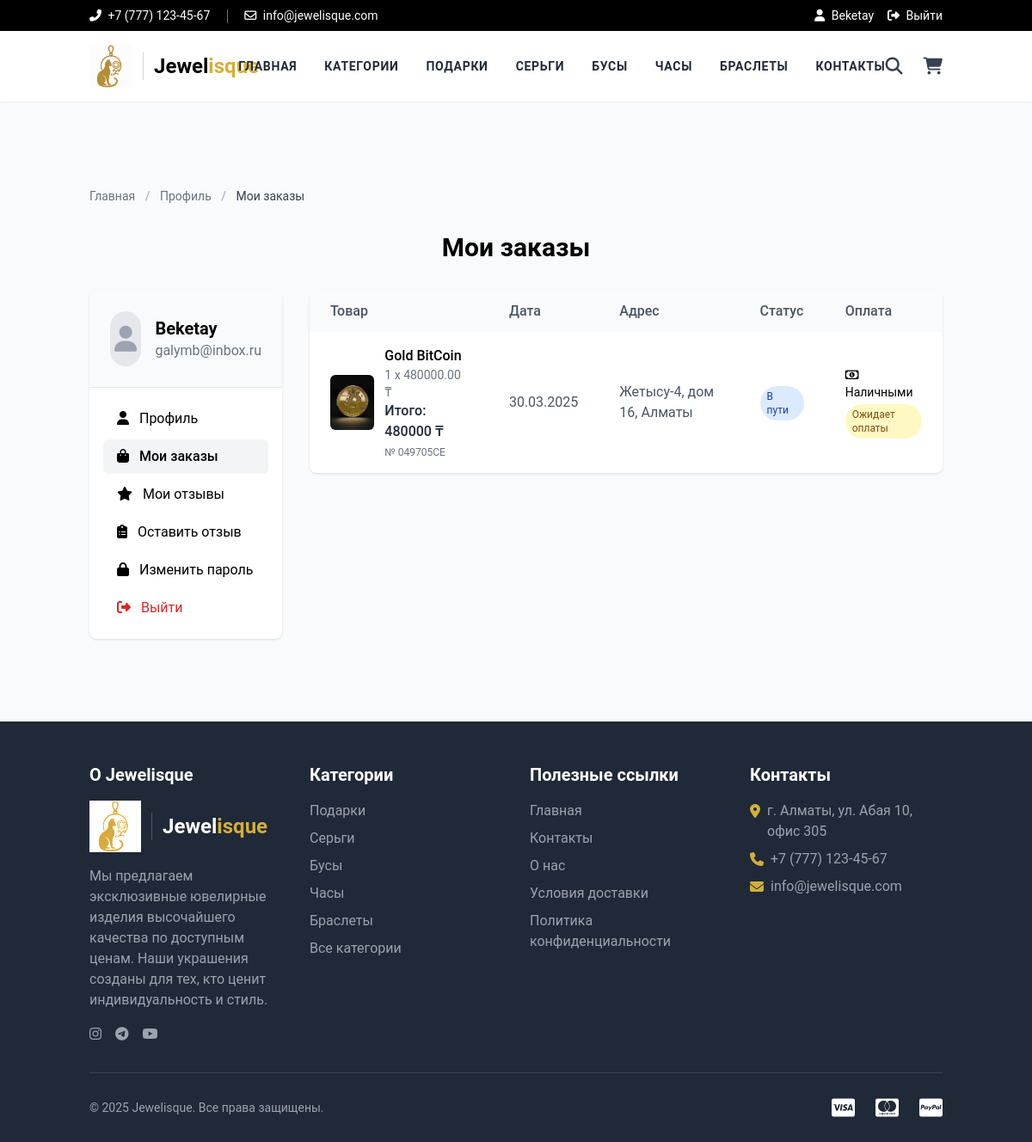
The app's page /orders/ (signed in), older data.
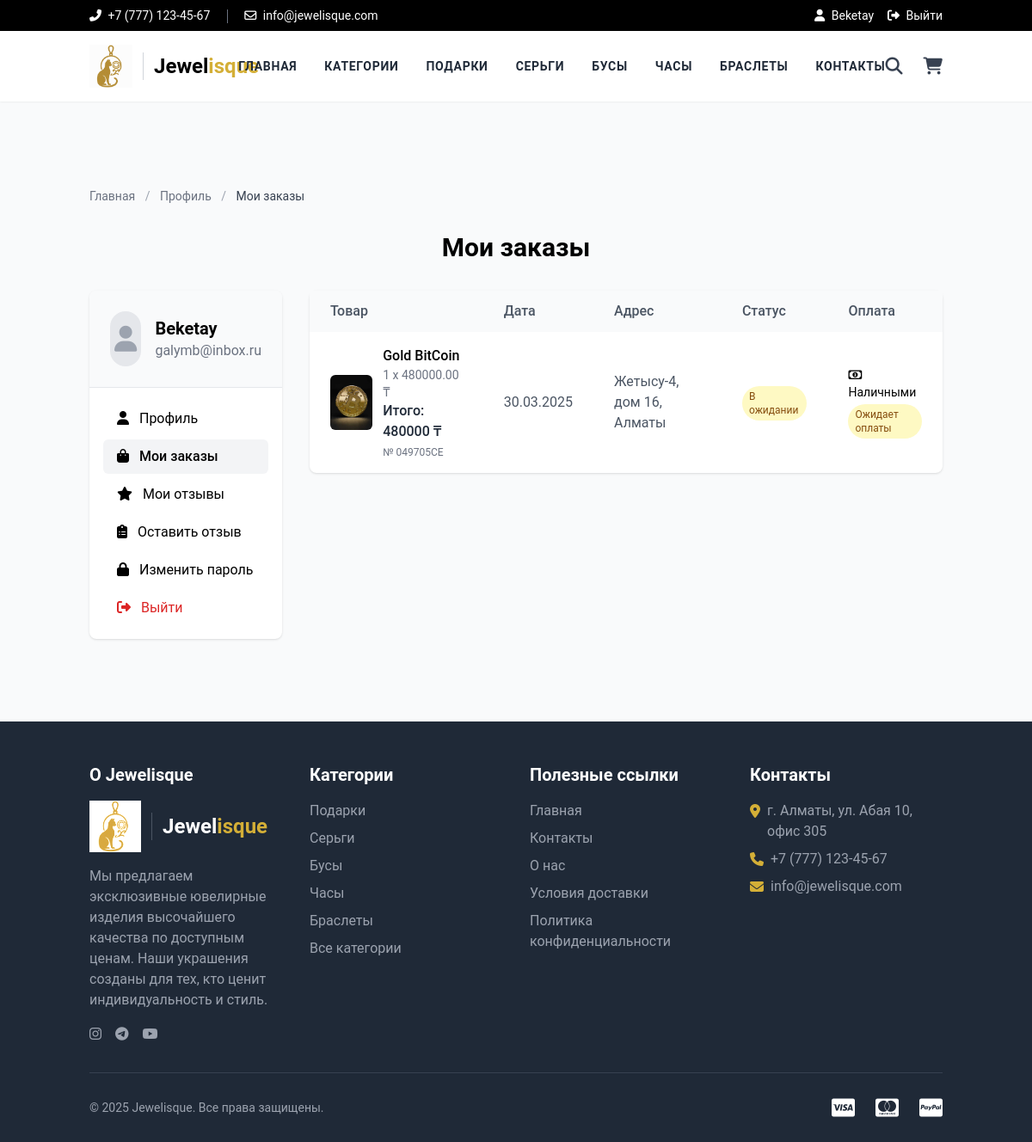
The same page, newer data.
### store/models.py (models this page shows, shortened)
class Order(models.Model):
    user = models.ForeignKey(User, verbose_name="Пользователь", on_delete=models.CASCADE, db_index=True)
    address = models.ForeignKey(Address, verbose_name="Адрес доставки", on_delete=models.CASCADE, db_index=True)
    product = models.ForeignKey(Product, verbose_name="Товар", on_delete=models.CASCADE, db_index=True)
    quantity = models.PositiveIntegerField(verbose_name="Количество")
    ordered_date = models.DateTimeField(auto_now_add=True, verbose_name="Дата заказа")
    status = models.CharField(
        choices=STATUS_CHOICES,
        max_length=50,
        default="Pending",
        verbose_name="Статус"
    )
    payment_method = models.CharField(
        choices=PAYMENT_METHOD_CHOICES,
        max_length=20,
        default="cash",
        verbose_name="Способ оплаты"
    )
    payment_status = models.CharField(
        choices=PAYMENT_STATUS_CHOICES,
        max_length=20,
        default="pending",
        verbose_name="Статус оплаты"
    )
    order_number = models.CharField(max_length=20, blank=True, null=True, verbose_name="Номер заказа", unique=True)
    class Meta:
        indexes = [
            models.Index(fields=['user']),
            models.Index(fields=['address']),
            models.Index(fields=['product']),
            models.Index(fields=['status']),
            models.Index(fields=['payment_status']),
            models.Index(fields=['order_number']),
        ]

class Product(models.Model):
    title = models.CharField(max_length=150, verbose_name="Название товара")
    slug = models.SlugField(max_length=160, verbose_name="URL товара", unique=True)
    sku = models.CharField(max_length=255, unique=True, verbose_name="Уникальный ID товара (SKU)")
    short_description = models.TextField(verbose_name="Краткое описание")
    detail_description = models.TextField(blank=True, null=True, verbose_name="Подробное описание")
    product_image = models.ImageField(upload_to='product', blank=True, null=True, verbose_name="Изображение товара")
    price = models.DecimalField(max_digits=8, decimal_places=2, verbose_name="Цена")
    category = models.ForeignKey(Category, verbose_name="Категория товара", on_delete=models.CASCADE, db_index=True)
    is_active = models.BooleanField(verbose_name="Активен?", default=True)
    is_featured = models.BooleanField(verbose_name="Рекомендуемый?", default=False)
    created_at = models.DateTimeField(auto_now_add=True, verbose_name="Дата создания")
    updated_at = models.DateTimeField(auto_now=True, verbose_name="Дата обновления")
    class Meta:
        verbose_name_plural = 'Товары'
        ordering = ('-created_at',)
        indexes = [
            models.Index(fields=['slug']),
            models.Index(fields=['sku']),
            models.Index(fields=['category']),
            models.Index(fields=['is_active']),
            models.Index(fields=['is_featured']),
            models.Index(fields=['price']),
        ]

class Address(models.Model):
    user = models.ForeignKey(User, verbose_name="Пользователь", on_delete=models.CASCADE, db_index=True)
    locality = models.CharField(max_length=150, verbose_name="Ближайшее местоположение")
    city = models.CharField(max_length=150, verbose_name="Город")
    state = models.CharField(max_length=150, verbose_name="Область")
    class Meta:
        indexes = [
            models.Index(fields=['user']),
        ]

### store/views.py (the view)
# urls.py: path('orders/', views.orders, name="orders"),
@login_required
def orders(request):
    if request.user.is_superuser:
        return redirect('store:admin-orders')
    orders = Order.objects.filter(user=request.user)
    payment_success = request.session.pop('payment_success', False)
    payment_id = request.session.pop('payment_id', None)
    order_id = request.session.pop('order_id', None)
    if payment_success:
        messages.success(
            request,
            f"Платеж успешно обработан! Номер заказа: {order_id}, ID платежа: {payment_id}"
        )
    return render(request, 'store/orders.html', {'orders': orders})

### store/context_preprocessors.py (called while the page is built)
def store_menu(request):
    categories = Category.objects.filter(is_active=True)[:5]  # Ограничиваем до 5 категорий для меню
    return {'menu_categories': categories}

def cart_menu(request):
    if request.user.is_authenticated:
        cart_count = Cart.objects.filter(user=request.user).count()
        return {'cart_count': cart_count}
    return {'cart_count': 0}

### store/templatetags/store_tags.py (called while the page is built)
@register.simple_tag
def get_media_prefix():
    return settings.MEDIA_URL

@register.filter
def mul(value, arg):
    try:
        return float(value) * float(arg)
    except (ValueError, TypeError):
        return 0

### templates/store/orders.html (shortened to what the changed rows need)
{% extends 'base.html' %}
{% load store_tags %}
{% block content %}
<div class="container mx-auto px-4 py-12">
    <h1 class="text-3xl font-bold mb-8 text-center">Мои заказы</h1>
    <div class="grid grid-cols-1 md:grid-cols-4 gap-8">
        <div class="md:col-span-1">
            <div class="bg-white rounded-lg shadow overflow-hidden">
                <div class="p-6 bg-gray-50 border-b">
                    <div class="flex items-center">
                        <div>
                            <h2 class="text-xl font-bold">{{ request.user.username }}</h2>
                        </div>
                    </div>
                </div>
            </div>
        </div>
        <div class="md:col-span-3">
            <div class="bg-white rounded-lg shadow">
                {% if orders %}
                <div class="overflow-x-auto">
                    <table class="min-w-full">
                        <thead>
                            <tr class="bg-gray-50 text-left text-gray-600">
                                <th class="px-6 py-3 font-medium">Товар</th>
                                <th class="px-6 py-3 font-medium">Дата</th>
                                <th class="px-6 py-3 font-medium">Адрес</th>
                                <th class="px-6 py-3 font-medium">Статус</th>
                                <th class="px-6 py-3 font-medium">Оплата</th>
                            </tr>
                        </thead>
                        <tbody class="divide-y">
                            {% for order in orders %}
                            <tr>
                                <td class="px-6 py-4">
                                    <div class="flex items-center">
                                        <div class="w-16 h-16 rounded-md overflow-hidden mr-3">
                                            {% if order.product.product_image %}
                                            <img src="{{ order.product.product_image.url }}" alt="{{ order.product.title }}" class="w-full h-full object-cover">
                                            {% else %}
                                            <div class="w-full h-full bg-gray-200 flex items-center justify-center text-gray-400">
                                                <i class="fas fa-image"></i>
                                            </div>
                                            {% endif %}
                                        </div>
                                        <div>
                                            <a href="{% url 'store:product-detail' order.product.slug %}" class="font-medium hover:text-secondary">{{ order.product.title }}</a>
                                            <p class="text-gray-500 text-sm">{{ order.quantity }} x {{ order.product.price }} ₸</p>
                                            <p class="font-medium text-gray-800">Итого: {{ order.quantity|floatformat:0|mul:order.product.price|floatformat:0 }} ₸</p>
                                            {% if order.order_number %}
                                            <p class="text-xs text-gray-500 mt-1">№ {{ order.order_number }}</p>
                                            {% endif %}
                                        </div>
                                    </div>
                                </td>
                                <td class="px-6 py-4 text-gray-600">
                                    {{ order.ordered_date|date:"d.m.Y" }}
                                </td>
                                <td class="px-6 py-4 text-gray-600">
                                    {{ order.address.locality }}, {{ order.address.city }}
                                </td>
                                <td class="px-6 py-4">
                                    <span class="inline-flex px-2 py-1 text-xs rounded-full
                                        {% if order.status == 'Delivered' %}bg-green-100 text-green-800
                                        {% elif order.status == 'Pending' %}bg-yellow-100 text-yellow-800
                                        {% elif order.status == 'Cancelled' %}bg-red-100 text-red-800
                                        {% else %}bg-blue-100 text-blue-800{% endif %}">
                                        {{ order.get_status_display }}
                                    </span>
                                </td>
                                <td class="px-6 py-4">
                                    <div>
                                        <p class="text-sm">
                                            {% if order.payment_method == 'card' %}
                                            <i class="far fa-credit-card mr-1"></i> Картой
                                            {% else %}
                                            <i class="far fa-money-bill-alt mr-1"></i> Наличными
                                            {% endif %}
                                        </p>
                                        <span class="inline-flex px-2 py-1 text-xs rounded-full mt-1
                                            {% if order.payment_status == 'paid' %}bg-green-100 text-green-800
                                            {% elif order.payment_status == 'pending' %}bg-yellow-100 text-yellow-800
                                            {% else %}bg-red-100 text-red-800{% endif %}">
                                            {% if order.payment_status == 'paid' %}
                                                Оплачено
                                            {% elif order.payment_status == 'pending' %}
                                                Ожидает оплаты
                                            {% else %}
                                                Ошибка оплаты
                                            {% endif %}
                                        </span>
                                    </div>
                                </td>
                            </tr>
                            {% endfor %}
                        </tbody>
                    </table>
                </div>
                {% endif %}
            </div>
        </div>
    </div>
</div>
{% endblock %}

Row changes from the older to the newer data that the page shows:
changed Order "049705CE": status "В пути" → "В ожидании"
